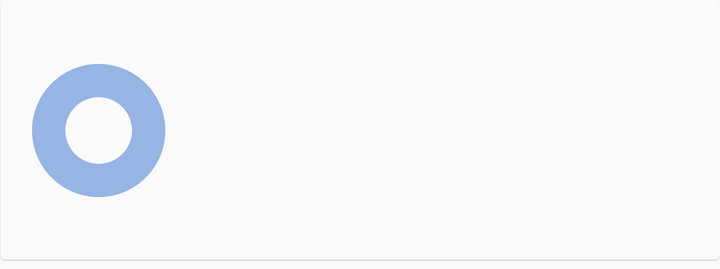
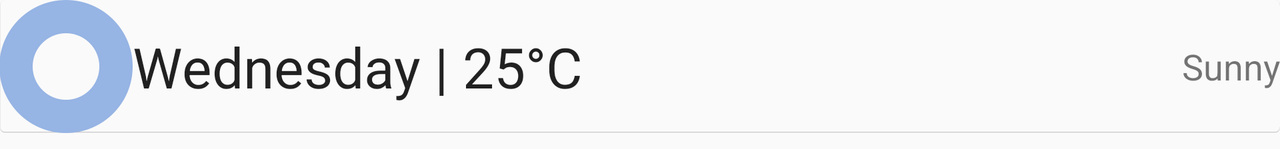

The same Android screen from two of the app's own layout files: first res/layout/ as a phone draws it, then the repository's variant for another configuration, drawn on a device whose configuration selects that folder. Both files follow.
<!-- AndroidManifest.xml: application theme AppTheme -->
<!-- res/layout/forecast_list_item.xml -->
<?xml version="1.0" encoding="utf-8"?>
<RelativeLayout xmlns:android="http://schemas.android.com/apk/res/android"
    android:layout_width="match_parent"
    android:layout_height="wrap_content"
    android:layout_marginBottom="@dimen/xsmall_horizontal_margin"
    android:background="@drawable/bg_listview_forecast"
    android:paddingBottom="@dimen/medium_horizontal_margin"
    android:paddingLeft="@dimen/medium_vertical_margin"
    android:paddingRight="@dimen/medium_vertical_margin"
    android:paddingTop="@dimen/medium_horizontal_margin">

    <RelativeLayout
        android:id="@+id/weatherImageLayout"
        android:layout_width="wrap_content"
        android:layout_height="wrap_content"
        android:layout_alignParentStart="true"
        android:layout_marginBottom="@dimen/medium_horizontal_margin"
        android:layout_marginRight="@dimen/medium_vertical_margin"
        android:layout_marginTop="@dimen/medium_horizontal_margin">

        <ImageView
            android:id="@+id/overlayImage"
            android:layout_width="wrap_content"
            android:layout_height="wrap_content"
            android:layout_centerInParent="true"
            android:contentDescription="@string/current_weather_image_desc"
            android:src="@drawable/overlay_wsymbols" />

        <ImageView
            android:id="@+id/weatherImage"
            android:layout_width="wrap_content"
            android:layout_height="wrap_content"
            android:layout_alignTop="@+id/overlayImage"
            android:layout_centerInParent="true"
            android:contentDescription="@string/current_weather_image_desc" />
    </RelativeLayout>

    <TextView
        android:id="@+id/dayText"
        android:layout_width="wrap_content"
        android:layout_height="wrap_content"
        android:layout_alignParentTop="true"
        android:layout_marginBottom="@dimen/large_horizontal_margin"
        android:layout_toRightOf="@+id/weatherImageLayout"
        android:textAppearance="?android:attr/textAppearanceLarge"
        android:textSize="@dimen/forecast_weekday_text_size" />

    <TextView
        android:id="@+id/temperatureText"
        android:layout_width="wrap_content"
        android:layout_height="wrap_content"
        android:layout_alignLeft="@id/dayText"
        android:layout_below="@id/dayText"
        android:layout_marginRight="@dimen/large_vertical_margin"
        android:textSize="@dimen/forecast_temperature_text_size"
        android:textStyle="bold" />

    <TextView
        android:id="@+id/descriptionText"
        android:layout_width="wrap_content"
        android:layout_height="wrap_content"
        android:layout_alignBottom="@id/temperatureText"
        android:layout_toRightOf="@id/temperatureText"
        android:textSize="@dimen/forecast_description_text_size" />
</RelativeLayout>
<!-- resources referenced by this layout -->
<resources>
  <dimen name="forecast_description_text_size">18sp</dimen>
  <dimen name="forecast_temperature_text_size">28sp</dimen>
  <dimen name="forecast_weekday_text_size">28sp</dimen>
  <dimen name="large_horizontal_margin">24dp</dimen>
  <dimen name="large_vertical_margin">24dp</dimen>
  <dimen name="medium_horizontal_margin">16dp</dimen>
  <dimen name="medium_vertical_margin">16dp</dimen>
  <dimen name="xsmall_horizontal_margin">4dp</dimen>
  <!-- drawable bg_listview_forecast: png bitmap (drawable-hdpi, 313 bytes) -->
  <!-- drawable overlay_wsymbols: png bitmap (drawable-hdpi, 3291 bytes) -->
  <string name="current_weather_image_desc">Current weather image</string>
  <style name="AppTheme" parent="Theme.AppCompat.Light.DarkActionBar">
          <item name="android:actionBarStyle">@style/WeatherActionBarStyle</item>
          <item name="android:actionMenuTextColor">@color/actionBarText</item>
          <item name="android:activatedBackgroundIndicator">@drawable/list_pressed</item>
  
          
          <item name="actionBarStyle">@style/WeatherActionBarStyle</item>
          <item name="actionMenuTextColor">@color/actionBarText</item>
      </style>
  <style name="WeatherActionBarStyle" parent="Widget.AppCompat.ActionBar.Solid">
          <item name="android:background">@drawable/ab_solid</item>
          <item name="android:titleTextStyle">@style/TextStyle</item>
  
          
          <item name="background">@drawable/ab_solid</item>
          <item name="titleTextStyle">@style/TextStyle</item>
      </style>
  <color name="actionBarText">#ffffff</color>
  <!-- drawable ab_solid: png bitmap (drawable-hdpi, 214 bytes) -->
  <style name="TextStyle" parent="@style/Widget.AppCompat.ActionBar.TabText">
          
          <item name="android:textColor">@color/actionBarText</item>
          <item name="android:textAllCaps">false</item>
          <item name="android:textSize">18sp</item>
  
          <item name="textAllCaps">false</item>
      </style>
</resources>
<!-- res/layout-land/forecast_list_item.xml (the repository's variant of the layout above) -->
<!-- drawn on the phone turned sideways -->
<?xml version="1.0" encoding="utf-8"?>
<RelativeLayout xmlns:android="http://schemas.android.com/apk/res/android"
    android:layout_width="match_parent"
    android:layout_height="wrap_content"
    android:paddingTop="@dimen/activity_horizontal_margin"
    android:paddingBottom="@dimen/activity_horizontal_margin"
    android:paddingLeft="@dimen/activity_vertical_margin"
    android:paddingRight="@dimen/activity_vertical_margin"
    android:layout_marginBottom="@dimen/small_horizontal_margin"
    android:background="@drawable/bg_listview_forecast">

    <RelativeLayout
        android:id="@+id/weatherImageLayout"
        android:layout_width="wrap_content"
        android:layout_height="wrap_content"
        android:layout_alignParentStart="true"
        android:layout_marginBottom="@dimen/activity_horizontal_margin"
        android:layout_marginTop="@dimen/activity_horizontal_margin"
        android:layout_marginRight="@dimen/activity_vertical_margin">

        <ImageView
            android:id="@+id/overlayImage"
            android:layout_width="wrap_content"
            android:layout_height="wrap_content"
            android:layout_centerInParent="true"
            android:contentDescription="@string/current_weather_image_desc"
            android:src="@drawable/overlay_wsymbols" />

        <ImageView
            android:id="@+id/weatherImage"
            android:layout_width="wrap_content"
            android:layout_height="wrap_content"
            android:layout_alignTop="@+id/overlayImage"
            android:layout_centerInParent="true"
            android:contentDescription="@string/current_weather_image_desc" />
    </RelativeLayout>

    <TextView
        android:id="@+id/dayText"
        android:layout_width="wrap_content"
        android:layout_height="wrap_content"
        android:textAppearance="?android:attr/textAppearanceLarge"
        android:text="Wednesday | 25°C"
        android:textSize="28sp"
        android:layout_centerVertical="true"
        android:layout_toRightOf="@+id/weatherImageLayout" />

    <TextView
        android:id="@+id/descriptionText"
        android:layout_width="wrap_content"
        android:layout_height="wrap_content"
        android:text="Sunny"
        android:layout_centerVertical="true"
        android:layout_alignParentRight="true"
        android:layout_alignParentEnd="true"
        android:textSize="18sp" />

</RelativeLayout>
<!-- resources referenced by the variant -->
<!-- as the phone turned sideways resolves them -->
<resources>
  <dimen name="small_horizontal_margin">8dp</dimen>
  <!-- drawable bg_listview_forecast: png bitmap (drawable-hdpi, 313 bytes) -->
  <!-- drawable overlay_wsymbols: png bitmap (drawable-hdpi, 3291 bytes) -->
  <string name="current_weather_image_desc">Current weather image</string>
  <style name="AppTheme" parent="Theme.AppCompat.Light.DarkActionBar">
          <item name="android:actionBarStyle">@style/WeatherActionBarStyle</item>
          <item name="android:actionMenuTextColor">@color/actionBarText</item>
          <item name="android:activatedBackgroundIndicator">@drawable/list_pressed</item>
  
          
          <item name="actionBarStyle">@style/WeatherActionBarStyle</item>
          <item name="actionMenuTextColor">@color/actionBarText</item>
      </style>
  <style name="WeatherActionBarStyle" parent="Widget.AppCompat.ActionBar.Solid">
          <item name="android:background">@drawable/ab_solid</item>
          <item name="android:titleTextStyle">@style/TextStyle</item>
  
          
          <item name="background">@drawable/ab_solid</item>
          <item name="titleTextStyle">@style/TextStyle</item>
      </style>
  <color name="actionBarText">#ffffff</color>
  <!-- drawable ab_solid: png bitmap (drawable-hdpi, 214 bytes) -->
  <style name="TextStyle" parent="@style/Widget.AppCompat.ActionBar.TabText">
          
          <item name="android:textColor">@color/actionBarText</item>
          <item name="android:textAllCaps">false</item>
          <item name="android:textSize">18sp</item>
  
          <item name="textAllCaps">false</item>
      </style>
</resources>
